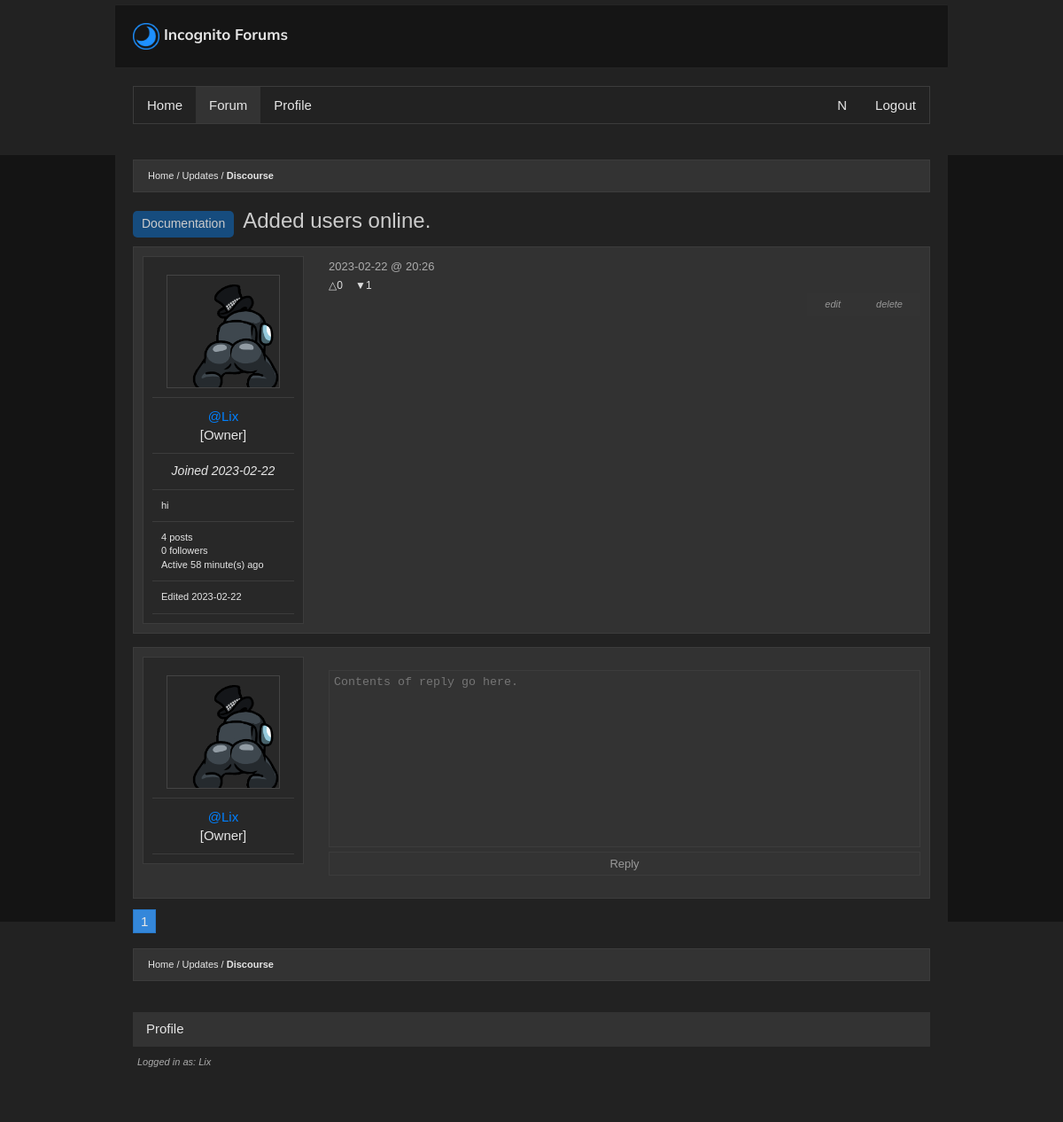
The page /thread/3a482cc844f14abcac74ef80341884a1 (signed in) on the database its author committed.
### main.py (models this page shows, shortened)
class Subtopic(db.Model):
  id = db.Column(db.Integer, primary_key=True)
  name = db.Column(db.String(200), nullable=False)
  m_url = db.Column(db.String(60), unique=True, nullable=False)
  posts = db.relationship('Post', backref='subtopic', lazy=True)
  m_topic = db.Column(db.Integer, db.ForeignKey('topic.id'), nullable=False)
  adminTopic = db.Column(db.Boolean(), nullable=False, default=False)

class Tags(db.Model):
  id = db.Column(db.Integer, primary_key=True)
  name = db.Column(db.String(200), nullable=False)
  posts = db.relationship('Post', backref='tags', lazy=True)
  admin_only = db.Column(db.Boolean(), nullable=False, default=False)

class Post(db.Model):
  id = db.Column(db.Integer, primary_key=True)
  title = db.Column(db.String(200), nullable=False)
  content = db.Column(db.String(3000), nullable=False)
  author_id = db.Column(db.Integer, db.ForeignKey('user.id'), nullable=False)
  author = db.relationship(lambda: User,
                           uselist=False,
                           overlaps='post,user',
                           viewonly=True)
  created_on = db.Column(db.DateTime,
                         nullable=False,
                         default=datetime.utcnow,
                         index=True)
  replies = db.relationship('Comment', backref='post', lazy=True)
  msubtopic = db.Column(db.Integer,
                        db.ForeignKey('subtopic.id'),
                        nullable=False)
  sub = db.relationship(lambda: Subtopic,
                        uselist=False,
                        overlaps='post,subtopic',
                        viewonly=True)
  uuid = db.Column(db.String(40), default=tools.CreateUUID())
  mtag = db.Column(db.Integer, db.ForeignKey('tags.id'), nullable=True)
  tag = db.relationship(lambda: Tags,
                        uselist=False,
                        overlaps='post,tags',
                        viewonly=True)
  anon = db.Column(db.Boolean(), nullable=False, default=False)
  edited_time = db.Column(db.DateTime,
                         nullable=True)
  votes = db.relationship('ContentVote', backref='post', lazy=True)
  def getLikes(self):
    return len([vote for vote in self.votes if vote.isLike])
  def getDislikes(self):
    return len(self.votes) - self.getLikes()

class User(UserMixin, db.Model):
  id = db.Column(db.Integer, primary_key=True)
  username = db.Column(db.String(80), nullable=False, unique=True)
  description = db.Column(db.String(500), nullable=True)
  email = db.Column(db.String(60), nullable=True, unique=True)
  password = db.Column(db.String(600), nullable=False)
  confirmed = db.Column(db.Boolean(), nullable=False, default=False)
  registered_on = db.Column(db.DateTime,
                            nullable=False,
                            default=datetime.utcnow)
  profile_pic = db.Column(db.String(), default="default.png")
  role = db.Column(db.String(150), default="Commenter")
  admin = db.Column(db.Boolean(), nullable=False, default=False)
  posts = db.relationship('Post', backref='user', lazy=True)
  comments = db.relationship('Comment', backref='user', lazy=True)
  elo = db.Column(db.Integer, default=500)
  following = db.relationship('User',
                              secondary=followers,
                              backref=db.backref('followers', lazy='dynamic'),
                              primaryjoin=(followers.c.follower_id == id),
                              secondaryjoin=(followers.c.followed_id == id),
                              lazy='dynamic')
  notifications = db.relationship('Notification', backref='user', lazy=True)
  last_active = db.Column(db.DateTime,
                            nullable=True,
                            default=datetime.utcnow)
  liked = db.relationship(
    'ContentVote',
    foreign_keys='ContentVote.user_id',
    backref='user', lazy='dynamic')
  def likedPost(self, post):
    data = ContentVote.query.filter_by(
      user_id = self.id,
      post_id = post.id
    ).first()
    if data == None: return None
    return data.isLike

class ContentVote(db.Model):
  id = db.Column(db.Integer, primary_key=True)
  user_id = db.Column(db.Integer, db.ForeignKey('user.id'))
  post_id = db.Column(db.Integer, db.ForeignKey('post.id'))
  isLike = db.Column(db.Boolean(), nullable=False, default=False)
  isPost = db.Column(db.Boolean(), nullable=False, default=False)

### main.py (the view, shortened to what this page needs)
@app.route('/thread/<id>', methods=['GET', 'POST'])
def thread(id):
  post = Post.query.filter_by(uuid=id).first_or_404()
  comment_form = CommentForm()
  modify_form = ModifyPostForm()
  follow_form = FollowForm()
  edit_form = EditPostForm()
  delete_comment_form = DeleteCommentForm()
  vote_form = LikeForm()
  page = request.args.get('page', 1, type=int)
  replies = Comment.query.filter_by(reply_to_id=post.id).paginate(
    page=page, per_page=5, error_out=True)
  if current_user.is_authenticated:
    if request.method == 'GET':
      if current_user == post.author:
        edit_form.newTitle.data = post.title
        edit_form.newContent.data = post.content
    if comment_form.submitReply.data and comment_form.validate():
      CreateComment(content=comment_form.content.data,
                    author_id=current_user.id,
                    reply_to_id=id)
      return redirect(url_for('thread', id=id))
    elif modify_form.deletePost.data and modify_form.validate():
      url = url_for('topic', murl=post.sub.m_url)
      DeletePost(post)
      return redirect(url)
    elif vote_form.like.data and vote_form.validate():
      post.like(current_user)
    elif vote_form.dislike.data and vote_form.validate():
      post.dislike(current_user)
    elif delete_comment_form.deleteComment.data and delete_comment_form.validate():
      replytodel = Comment.query.filter_by(id=request.form.get('deleteID')).first_or_404()
      if current_user == replytodel.author:
        DeleteComment(replytodel)
      redirect(url_for('thread', id=id))
    elif edit_form.validate_on_submit():
      EditPost(m_post=post, title=edit_form.newTitle.data, content=edit_form.newContent.data)
      return redirect(url_for('thread', id=id))
  return render_template("thread.html",
                         post=post,
                         comment_form=comment_form,
                         replies=replies,
                         modify_form=modify_form,
                         follow_form=follow_form,
                         edit_form=edit_form,
                         dcf=delete_comment_form,
                         vote_form=vote_form)

### main.py
class CommentForm(FlaskForm):
  content = TextAreaField('Reply', validators=[Length(min=5, max=3000)])
  submitReply = SubmitField('Reply')

class ModifyPostForm(FlaskForm):
  deletePost = SubmitField('delete')
  deleteComment = SubmitField('delete')

### main.py (called while the page is built)
@login_manager.user_loader
def load_user(user_id):
  return User.query.get(int(user_id))

def GetNotifications(user):
  nots = Notification.query.filter_by(m_user=user.id).order_by(
    Notification.time.desc()).limit(5)
  for note in nots:
    if (note.time - datetime.utcnow()).days > 6:
      note.delete()
  return nots

def appendOnline(udata: UserData):
  global currently_online
  for i in currently_online:
    if i.username == udata.username: return
  currently_online.append(UserData(udata.username, udata.last_active))

@app.before_request
def updateLastActive():
  if not current_user.is_authenticated: return
  global currently_online
  current_user.last_active = datetime.utcnow()
  appendOnline(current_user)
  db.session.commit()

### tools.py (called while the page is built, shortened)
def days_between(d1):
    if d1 == None: return "n.d"
    d2 = datetime.datetime.utcnow()
    secs = (d2 - d1).total_seconds()
    mins = math.floor(secs / 60)
    hours = math.floor(mins / 60)
    days = math.floor(hours / 24)
    months = math.floor(days / 30)
    years = math.floor(months / 12)
    if abs(mins) < 6:
        return "Currently online"
    if abs(hours) < 1:
        return 'Active ' + str(round(mins)) + ' minute(s) ago'

### templates/thread.html (shortened to what this page needs)
{% extends 'base.html' %}
{% set active_page = 'forum' %}
{% block main %}
  <ul class="bread">
    <li><a href="{{ url_for('mserve') }}">Home</a></li>
    <li><a href="{{ url_for('topic', murl=post.sub.m_url) }}">{{ post.sub.name }}</a></li>
    <li><a href="{{ url_for('thread', id=post.uuid) }}" class="bold">Discourse</a></li>
  </ul>
  <div class="title"><h1><div class="badge">{{ post.tag.name }}</div>{{ post.title|safe }}</h1></div>
  {% if not post.anon %}
  <div class="postData clearfix">
    <div class="userInfo">
    <div class="sep"><img class="profilePicture" src="{{ url_for('static', filename='imgs/user/'+post.author.profile_pic) }}" alt="Profile Picture"></div>
    <div class="sep"><p class="name"><a class="red nostyle" href="{{ url_for('profile', username=post.author.username) }}">@{{ post.author.username }}</a></p><p class="rank">[{{ post.author.role }}]</p></div>
    <div class="sep date"><time>Joined {{ post.author.registered_on.strftime('%Y-%m-%d') }}</time></div>
    <div class="sep"><p class="description">{{ post.author.description }}</p></div>
    <div class="sep"><p class="description">{{ post.author.posts|length + post.author.comments|length }} posts</p><p class="description">{{ post.author.followers.all()|length }} followers</p><p class="description">{{ daysBetween(post.author.last_active) }}</p></div>
    {% if post.edited_time %}<div class="sep"><p class="description">Edited <time>{{ post.edited_time.strftime('%Y-%m-%d') }}</time></p></div>{% endif %}
    </div>
    <div class="message uutoggle"><article>{% filter markdown %}{{ post.content|safe }}{% endfilter %}</article>
    <time class="ptime">{{ post.created_on.strftime('%Y-%m-%d @ %H:%M') }}</time>
      {% if current_user.is_authenticated %} <form class="hidden" method="post">{{ vote_form.csrf_token }}{{ vote_form.like() }}{{ vote_form.dislike() }}</form> <div class="vote"> <span>{% if current_user.likedPost(post)==True %}{{ vote_form.like.label(text="▲") }}{% else %}{{ vote_form.like.label(text="△") }}{% endif %}{{ post.getLikes() }}</span> <span>{% if current_user.likedPost(post)==False %}{{ vote_form.dislike.label(text="▼") }}{% else %}{{ vote_form.dislike.label(text="▽") }}{% endif %}{{ post.getDislikes() }}</span> {% else %}<div class="vote"><span>△{{ post.getLikes() }}</span><span>▽{{ post.getDislikes() }}</span>{% endif %}</div>
      {% if post.author == current_user %}
      <form action="#" method="post">
        {{ modify_form.deletePost.label(class='postedit') }}{{ modify_form.deletePost(class='hidden') }}
        <label class="collapse postedit" for="_edit">edit</label>
      </form>
      {% endif %}
    </div>
  </div>
  {% endif %}
  {% if current_user.is_authenticated %}
  <div class="postData clearfix">
  <div class="userInfo">
    <div class="sep"><img class="profilePicture" src="{{ url_for('static', filename='imgs/user/'+current_user.profile_pic) }}" alt="Profile Picture"></div>
  <div class="sep"><p class="red name">@{{ current_user.username }}</p><p class="rank">[{{ current_user.role }}]</p></div>
  </div>
  <div class="message">
    <form action="#" method="post" class="login">
      <dl class="formField clearfix">
        <dd class="thread comment">{{ comment_form.content(maxlength=3000, rows=4, placeholder="Contents of reply go here.", spellcheck="true") }}</dd>
        <dd class="thread comment">{{ comment_form.submitReply() }}</dd>
      </dl>
    </form>
  </div>
  </div>
  {% endif %}
  <div class="pages">
    <a href="#" class="activePage">{{ request.args.get('page', 1) }}</a>
  </div>
  <ul class="bread">
    <li><a href="{{ url_for('mserve') }}">Home</a></li>
    <li><a href="{{ url_for('topic', murl=post.sub.m_url) }}">{{ post.sub.name }}</a></li>
    <li><a href="{{ url_for('thread', id=post.uuid) }}" class="bold">Discourse</a></li>
  </ul>
</div>
{% endblock %}

### templates/base.html (shortened to what this page needs)
<!DOCTYPE html>
<html xmlns="http://www.w3.org/1999/xhtml" lang="en" xml:lang="en">
<head>
  <link href="{{ url_for('static', filename='style.css') }}" rel="preconnect stylesheet" type="text/css" />
</head>
<body>
<div id="header">
  <div class="navbar pagesize noselect"><a class="nostyle" href="{{ url_for('index') }}"><img class="stache" src="{{ url_for('static', filename='imgs/stache.png') }}" alt="" aria-hidden='true'><span id="namebar">{{ settings['website']['name'] }}</span></a></div>
  <nav class="pagesize">
    <ul class="btncontainer clearfix">
      <a class="{{'active' if active_page == 'home' }}" href="/">Home</a>
      <a class="{{'active' if active_page == 'forum' }}" href="{{ url_for('mserve') }}">Forum</a>
      {% if current_user.is_authenticated %}
      <a class="{{'active' if active_page == 'profile' }}" href="{{ url_for('profile', username=current_user.username) }}">Profile</a>
      <a class="rightfloat" href="{{ url_for('logout') }}">Logout</a>
      <div class="notifications rightfloat">
        {% set notis = GetNotifications(current_user) %}
        <a class="nopadd" href="{{ url_for('notifications') }}"><summary data-nots='{{ notis.all()|length }}' {% if (notis.all()|length) > 0 %}class='enabled'{% endif %}>N</summary></a>
      </div>{% else %}
      <a class="{{'active' if active_page == 'login' }}" href="{{ url_for('login') }}">Login</a>
      {% endif %}
    </ul>
  </nav>
</div>
<div class="content pagesize">
<main>{% block main %}{% endblock %}</main>
<footer class="bottom">
    <div class="pagesize">
        <div class="socials">
        <ul class="clearfix">
            {% if current_user.is_authenticated %}
            <a class="left" href="{{ url_for('profile', username=current_user.username) }}">Profile</a>
            {% else %}
            <a href="{{ url_for('profile', username='LIX') }}" class="left">Profile</a>
            {% endif %}
        </ul>
        </div>
        <div class="legal">{% if current_user.is_authenticated %}<a href="{{ url_for('settings') }}">Logged in as: {{ current_user.username }}</a>{% endif %}</div>
    </div>
</footer>
</body>
</html>

### rows shown on the page
Subtopic: sub.name "Updates"
Tags: tag.name "Documentation"
Post: title "Added users online.", edited_time "2023-02-22", created_on "2023-02-22 @ 20:26"
User: profile_pic (picture), author.username "Lix", author.role "Owner", author.registered_on "2023-02-22", author.description "hi", last_active "Active 58 minute(s) ago", username "Lix", role "Owner"
ContentVote: getLikes "0", getDislikes "1"

### other values the page prints
{{ settings['website']['name'] }} "Incognito Forums"
{{ post.author.posts|length + post.author.comments|length }} "4"
{{ post.author.followers.all()|length }} "0"
{{ vote_form.like.label(text="△") }} "△"
{{ vote_form.dislike.label(text="▼") }} "▼"
{{ modify_form.deletePost.label(class='postedit') }} "delete"
{{ request.args.get('page', 1) }} "1"
